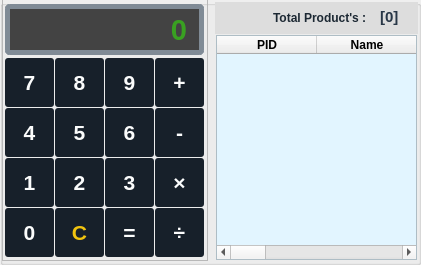
        <widget class="QGroupBox" name="groupBox_6">
         <property name="geometry">
          <rect>
           <x>380</x>
           <y>90</y>
           <width>421</width>
           <height>265</height>
          </rect>
         </property>
         <property name="title">
          <string/>
         </property>
         <widget class="QTableWidget" name="Product_Cart_tableWidget">
          <property name="geometry">
           <rect>
            <x>216</x>
            <y>35</y>
            <width>201</width>
            <height>225</height>
           </rect>
          </property>
          <property name="styleSheet">
           <string notr="true">QTableWidget#Product_Cart_tableWidget{
background-color: rgb(226, 245, 255);
}</string>
          </property>
          <property name="rowCount">
           <number>0</number>
          </property>
          <column>
           <property name="text">
            <string>PID</string>
           </property>
           <property name="font">
            <font>
             <weight>75</weight>
             <bold>true</bold>
            </font>
           </property>
           <property name="textAlignment">
            <set>AlignCenter</set>
           </property>
          </column>
          <column>
           <property name="text">
            <string>Name</string>
           </property>
           <property name="font">
            <font>
             <weight>75</weight>
             <bold>true</bold>
            </font>
           </property>
           <property name="textAlignment">
            <set>AlignCenter</set>
           </property>
          </column>
          <column>
           <property name="text">
            <string>Price</string>
           </property>
           <property name="font">
            <font>
             <weight>75</weight>
             <bold>true</bold>
            </font>
           </property>
           <property name="textAlignment">
            <set>AlignCenter</set>
           </property>
          </column>
          <column>
           <property name="text">
            <string>QTY</string>
           </property>
           <property name="font">
            <font>
             <weight>75</weight>
             <bold>true</bold>
            </font>
           </property>
           <property name="textAlignment">
            <set>AlignCenter</set>
           </property>
          </column>
          <column>
           <property name="text">
            <string>Status</string>
           </property>
           <property name="font">
            <font>
             <weight>75</weight>
             <bold>true</bold>
            </font>
           </property>
           <property name="textAlignment">
            <set>AlignCenter</set>
           </property>
          </column>
         </widget>
         <widget class="QLabel" name="label_41">
          <property name="geometry">
           <rect>
            <x>215</x>
            <y>2</y>
            <width>203</width>
            <height>32</height>
           </rect>
          </property>
          <property name="font">
           <font>
            <pointsize>10</pointsize>
            <weight>75</weight>
            <bold>true</bold>
           </font>
          </property>
          <property name="styleSheet">
           <string notr="true">background-color: #dddddd;
color: rgb(255, 255, 255);
</string>
          </property>
          <property name="text">
           <string/>
          </property>
          <property name="textFormat">
           <enum>Qt::PlainText</enum>
          </property>
          <property name="margin">
           <number>0</number>
          </property>
          <property name="indent">
           <number>5</number>
          </property>
          <property name="openExternalLinks">
           <bool>false</bool>
          </property>
         </widget>
         <widget class="QFrame" name="frame_18">
          <property name="geometry">
           <rect>
            <x>2</x>
            <y>-2</y>
            <width>206</width>
            <height>263</height>
           </rect>
          </property>
          <property name="styleSheet">
           <string notr="true"/>
          </property>
          <property name="frameShape">
           <enum>QFrame::StyledPanel</enum>
          </property>
          <property name="frameShadow">
           <enum>QFrame::Raised</enum>
          </property>
          <widget class="QLineEdit" name="Calc_Input">
           <property name="geometry">
            <rect>
             <x>3</x>
             <y>6</y>
             <width>199</width>
             <height>51</height>
            </rect>
           </property>
           <property name="font">
            <font>
             <pointsize>22</pointsize>
             <weight>75</weight>
             <bold>true</bold>
            </font>
           </property>
           <property name="layoutDirection">
            <enum>Qt::LeftToRight</enum>
           </property>
           <property name="styleSheet">
            <string notr="true">background-color: rgb(67, 67, 67);
color: rgb(47, 255, 0);
border-radius:5px;
padding-right:10px;
border:5px solid rgb(128, 139, 150) ;</string>
           </property>
           <property name="maxLength">
            <number>9</number>
           </property>
           <property name="cursorPosition">
            <number>0</number>
           </property>
           <property name="alignment">
            <set>Qt::AlignRight|Qt::AlignTrailing|Qt::AlignVCenter</set>
           </property>
           <property name="placeholderText">
            <string>0</string>
           </property>
          </widget>
          <widget class="QPushButton" name="Calc_Plus_Btn">
           <property name="geometry">
            <rect>
             <x>153</x>
             <y>60</y>
             <width>49</width>
             <height>49</height>
            </rect>
           </property>
           <property name="font">
            <font>
             <pointsize>16</pointsize>
             <weight>75</weight>
             <bold>true</bold>
            </font>
           </property>
           <property name="cursor">
            <cursorShape>ArrowCursor</cursorShape>
           </property>
           <property name="styleSheet">
            <string notr="true">QPushButton{
  background-color: rgb(23, 32, 42);
  color: rgb(251, 252, 252);
  border-radius:3px;
}
QPushButton::pressed{
	padding-left:2px;
	padding-top: 3px;
	background-color: rgb(33, 47, 61);
}</string>
           </property>
           <property name="text">
            <string>+</string>
           </property>
          </widget>
          <widget class="QPushButton" name="Calc_9_Btn">
           <property name="geometry">
            <rect>
             <x>103</x>
             <y>60</y>
             <width>49</width>
             <height>49</height>
            </rect>
           </property>
           <property name="font">
            <font>
             <pointsize>16</pointsize>
             <weight>75</weight>
             <bold>true</bold>
            </font>
           </property>
           <property name="cursor">
            <cursorShape>ArrowCursor</cursorShape>
           </property>
           <property name="styleSheet">
            <string notr="true">QPushButton{
  background-color: rgb(23, 32, 42);
  color: rgb(251, 252, 252);
  border-radius:3px;
}
QPushButton::pressed{
	padding-left:2px;
	padding-top: 3px;
	background-color: rgb(33, 47, 61);
}</string>
           </property>
           <property name="text">
            <string>9</string>
           </property>
          </widget>
          <widget class="QPushButton" name="Calc_7_Btn">
           <property name="geometry">
            <rect>
             <x>3</x>
             <y>60</y>
             <width>49</width>
             <height>49</height>
            </rect>
           </property>
           <property name="font">
            <font>
             <pointsize>16</pointsize>
             <weight>75</weight>
             <bold>true</bold>
            </font>
           </property>
           <property name="cursor">
            <cursorShape>ArrowCursor</cursorShape>
           </property>
           <property name="styleSheet">
            <string notr="true">QPushButton{
  background-color: rgb(23, 32, 42);
  color: rgb(251, 252, 252);
  border-radius:3px;
}
QPushButton::pressed{
	padding-left:2px;
	padding-top: 3px;
	background-color: rgb(33, 47, 61);
}</string>
           </property>
           <property name="text">
            <string>7</string>
           </property>
          </widget>
          <widget class="QPushButton" name="Calc_8_Btn">
           <property name="geometry">
            <rect>
             <x>53</x>
             <y>60</y>
             <width>49</width>
             <height>49</height>
            </rect>
           </property>
           <property name="font">
            <font>
             <pointsize>16</pointsize>
             <weight>75</weight>
             <bold>true</bold>
            </font>
           </property>
           <property name="cursor">
            <cursorShape>ArrowCursor</cursorShape>
           </property>
           <property name="styleSheet">
            <string notr="true">QPushButton{
  background-color: rgb(23, 32, 42);
  color: rgb(251, 252, 252);
  border-radius:3px;
}
QPushButton::pressed{
	padding-left:2px;
	padding-top: 3px;
	background-color: rgb(33, 47, 61);
}</string>
           </property>
           <property name="text">
            <string>8</string>
           </property>
          </widget>
          <widget class="QPushButton" name="Calc_Minus_Btn">
           <property name="geometry">
            <rect>
             <x>153</x>
             <y>110</y>
             <width>49</width>
             <height>49</height>
            </rect>
           </property>
           <property name="font">
            <font>
             <pointsize>16</pointsize>
             <weight>75</weight>
             <bold>true</bold>
            </font>
           </property>
           <property name="cursor">
            <cursorShape>ArrowCursor</cursorShape>
           </property>
           <property name="styleSheet">
            <string notr="true">QPushButton{
  background-color: rgb(23, 32, 42);
  color: rgb(251, 252, 252);
  border-radius:3px;
}
QPushButton::pressed{
	padding-left:2px;
	padding-top: 3px;
	background-color: rgb(33, 47, 61);
}</string>
           </property>
           <property name="text">
            <string>-</string>
           </property>
          </widget>
          <widget class="QPushButton" name="Calc_6_Btn">
           <property name="geometry">
            <rect>
             <x>103</x>
             <y>110</y>
             <width>49</width>
             <height>49</height>
            </rect>
           </property>
           <property name="font">
            <font>
             <pointsize>16</pointsize>
             <weight>75</weight>
             <bold>true</bold>
            </font>
           </property>
           <property name="cursor">
            <cursorShape>ArrowCursor</cursorShape>
           </property>
           <property name="styleSheet">
            <string notr="true">QPushButton{
  background-color: rgb(23, 32, 42);
  color: rgb(251, 252, 252);
  border-radius:3px;
}
QPushButton::pressed{
	padding-left:2px;
	padding-top: 3px;
	background-color: rgb(33, 47, 61);
}</string>
           </property>
           <property name="text">
            <string>6</string>
           </property>
          </widget>
          <widget class="QPushButton" name="Calc_5_Btn">
           <property name="geometry">
            <rect>
             <x>53</x>
             <y>110</y>
             <width>49</width>
             <height>49</height>
            </rect>
           </property>
           <property name="font">
            <font>
             <pointsize>16</pointsize>
             <weight>75</weight>
             <bold>true</bold>
            </font>
           </property>
           <property name="cursor">
            <cursorShape>ArrowCursor</cursorShape>
           </property>
           <property name="styleSheet">
            <string notr="true">QPushButton{
  background-color: rgb(23, 32, 42);
  color: rgb(251, 252, 252);
  border-radius:3px;
}
QPushButton::pressed{
	padding-left:2px;
	padding-top: 3px;
	background-color: rgb(33, 47, 61);
}</string>
           </property>
           <property name="text">
            <string>5</string>
           </property>
          </widget>
          <widget class="QPushButton" name="Calc_4_Btn">
           <property name="geometry">
            <rect>
             <x>3</x>
             <y>110</y>
             <width>49</width>
             <height>49</height>
            </rect>
           </property>
           <property name="font">
            <font>
             <pointsize>16</pointsize>
             <weight>75</weight>
             <bold>true</bold>
            </font>
           </property>
           <property name="cursor">
            <cursorShape>ArrowCursor</cursorShape>
           </property>
           <property name="styleSheet">
            <string notr="true">QPushButton{
  background-color: rgb(23, 32, 42);
  color: rgb(251, 252, 252);
  border-radius:3px;
}
QPushButton::pressed{
	padding-left:2px;
	padding-top: 3px;
	background-color: rgb(33, 47, 61);
}</string>
           </property>
           <property name="text">
            <string>4</string>
           </property>
          </widget>
          <widget class="QPushButton" name="Calc_1_Btn">
           <property name="geometry">
            <rect>
             <x>3</x>
             <y>160</y>
             <width>49</width>
             <height>49</height>
            </rect>
           </property>
           <property name="font">
            <font>
             <pointsize>16</pointsize>
             <weight>75</weight>
             <bold>true</bold>
            </font>
           </property>
           <property name="cursor">
            <cursorShape>ArrowCursor</cursorShape>
           </property>
           <property name="styleSheet">
            <string notr="true">QPushButton{
  background-color: rgb(23, 32, 42);
  color: rgb(251, 252, 252);
  border-radius:3px;
}
QPushButton::pressed{
	padding-left:2px;
	padding-top: 3px;
	background-color: rgb(33, 47, 61);
}</string>
           </property>
           <property name="text">
            <string>1</string>
           </property>
          </widget>
          <widget class="QPushButton" name="Calc_2_Btn">
           <property name="geometry">
            <rect>
             <x>53</x>
             <y>160</y>
             <width>49</width>
             <height>49</height>
            </rect>
           </property>
           <property name="font">
            <font>
             <pointsize>16</pointsize>
             <weight>75</weight>
             <bold>true</bold>
            </font>
           </property>
           <property name="cursor">
            <cursorShape>ArrowCursor</cursorShape>
           </property>
           <property name="styleSheet">
            <string notr="true">QPushButton{
  background-color: rgb(23, 32, 42);
  color: rgb(251, 252, 252);
  border-radius:3px;
}
QPushButton::pressed{
	padding-left:2px;
	padding-top: 3px;
	background-color: rgb(33, 47, 61);
}</string>
           </property>
           <property name="text">
            <string>2</string>
           </property>
          </widget>
          <widget class="QPushButton" name="Calc_Multiplied_Btn">
           <property name="geometry">
            <rect>
             <x>153</x>
             <y>160</y>
             <width>49</width>
             <height>49</height>
            </rect>
           </property>
           <property name="font">
            <font>
             <pointsize>16</pointsize>
             <weight>75</weight>
             <bold>true</bold>
            </font>
           </property>
           <property name="cursor">
            <cursorShape>ArrowCursor</cursorShape>
           </property>
           <property name="styleSheet">
            <string notr="true">QPushButton{
  background-color: rgb(23, 32, 42);
  color: rgb(251, 252, 252);
  border-radius:3px;
}
QPushButton::pressed{
	padding-left:2px;
	padding-top: 3px;
	background-color: rgb(33, 47, 61);
}</string>
           </property>
           <property name="text">
            <string>×</string>
           </property>
          </widget>
          <widget class="QPushButton" name="Calc_3_Btn">
           <property name="geometry">
            <rect>
             <x>103</x>
             <y>160</y>
             <width>49</width>
             <height>49</height>
            </rect>
           </property>
           <property name="font">
            <font>
             <pointsize>16</pointsize>
             <weight>75</weight>
             <bold>true</bold>
            </font>
           </property>
           <property name="cursor">
            <cursorShape>ArrowCursor</cursorShape>
           </property>
           <property name="styleSheet">
            <string notr="true">QPushButton{
  background-color: rgb(23, 32, 42);
  color: rgb(251, 252, 252);
  border-radius:3px;
}
QPushButton::pressed{
	padding-left:2px;
	padding-top: 3px;
	background-color: rgb(33, 47, 61);
}</string>
           </property>
           <property name="text">
            <string>3</string>
           </property>
          </widget>
          <widget class="QPushButton" name="Calc_0_Btn">
           <property name="geometry">
            <rect>
             <x>3</x>
             <y>210</y>
             <width>49</width>
             <height>49</height>
            </rect>
           </property>
           <property name="font">
            <font>
             <pointsize>16</pointsize>
             <weight>75</weight>
             <bold>true</bold>
            </font>
           </property>
           <property name="cursor">
            <cursorShape>ArrowCursor</cursorShape>
           </property>
           <property name="styleSheet">
            <string notr="true">QPushButton{
  background-color: rgb(23, 32, 42);
  color: rgb(251, 252, 252);
  border-radius:3px;
}
QPushButton::pressed{
	padding-left:2px;
	padding-top: 3px;
	background-color: rgb(33, 47, 61);
}</string>
           </property>
           <property name="text">
            <string>0</string>
           </property>
          </widget>
          <widget class="QPushButton" name="Calc_C_Btn">
           <property name="geometry">
            <rect>
             <x>53</x>
             <y>210</y>
             <width>49</width>
             <height>49</height>
            </rect>
           </property>
           <property name="font">
            <font>
             <pointsize>16</pointsize>
             <weight>75</weight>
             <bold>true</bold>
            </font>
           </property>
           <property name="cursor">
            <cursorShape>ArrowCursor</cursorShape>
           </property>
           <property name="styleSheet">
            <string notr="true">QPushButton{
  background-color: rgb(23, 32, 42);
  color: rgb(241, 196, 15);
  border-radius:3px;
}
QPushButton::pressed{
	padding-left:2px;
	padding-top: 3px;
	background-color: rgb(33, 47, 61);
}</string>
           </property>
           <property name="text">
            <string>C</string>
           </property>
          </widget>
          <widget class="QPushButton" name="Calc_Equals_Btn">
           <property name="geometry">
            <rect>
             <x>103</x>
             <y>210</y>
             <width>49</width>
             <height>49</height>
            </rect>
           </property>
           <property name="font">
            <font>
             <pointsize>16</pointsize>
             <weight>75</weight>
             <bold>true</bold>
            </font>
           </property>
           <property name="cursor">
            <cursorShape>ArrowCursor</cursorShape>
           </property>
           <property name="styleSheet">
            <string notr="true">QPushButton{
  background-color: rgb(23, 32, 42);
  color: rgb(251, 252, 252);
  border-radius:3px;
}
QPushButton::pressed{
	padding-left:2px;
	padding-top: 3px;
	background-color: rgb(33, 47, 61);
}</string>
           </property>
           <property name="text">
            <string>=</string>
           </property>
          </widget>
          <widget class="QPushButton" name="Calc_Divided_Btn">
           <property name="geometry">
            <rect>
             <x>153</x>
             <y>210</y>
             <width>49</width>
             <height>49</height>
            </rect>
           </property>
           <property name="font">
            <font>
             <pointsize>16</pointsize>
             <weight>75</weight>
             <bold>true</bold>
            </font>
           </property>
           <property name="cursor">
            <cursorShape>ArrowCursor</cursorShape>
           </property>
           <property name="styleSheet">
            <string notr="true">QPushButton{
  background-color: rgb(23, 32, 42);
  color: rgb(251, 252, 252);
  border-radius:3px;
}
QPushButton::pressed{
	padding-left:2px;
	padding-top: 3px;
	background-color: rgb(33, 47, 61);
}</string>
           </property>
           <property name="text">
            <string>÷</string>
           </property>
          </widget>
         </widget>
         <widget class="QLabel" name="label_45">
          <property name="geometry">
           <rect>
            <x>273</x>
            <y>8</y>
            <width>96</width>
            <height>20</height>
           </rect>
          </property>
          <property name="font">
           <font>
            <pointsize>9</pointsize>
            <weight>75</weight>
            <bold>true</bold>
           </font>
          </property>
          <property name="styleSheet">
           <string notr="true">color: rgb(28, 40, 51);</string>
          </property>
          <property name="text">
           <string>Total Product's :</string>
          </property>
         </widget>
         <widget class="QLabel" name="Label_Total_Products">
          <property name="geometry">
           <rect>
            <x>376</x>
            <y>6</y>
            <width>31</width>
            <height>21</height>
           </rect>
          </property>
          <property name="font">
           <font>
            <pointsize>11</pointsize>
            <weight>75</weight>
            <bold>true</bold>
           </font>
          </property>
          <property name="styleSheet">
           <string notr="true">color: #283747;</string>
          </property>
          <property name="text">
           <string> [0]</string>
          </property>
         </widget>
         <widget class="QPushButton" name="pushButton">
          <property name="geometry">
           <rect>
            <x>217</x>
            <y>7</y>
            <width>41</width>
            <height>23</height>
           </rect>
          </property>
          <property name="font">
           <font>
            <pointsize>10</pointsize>
            <weight>75</weight>
            <bold>true</bold>
           </font>
          </property>
          <property name="styleSheet">
           <string notr="true">background: #dddddd;
color: rgb(255, 255, 255);
border:0;</string>
          </property>
          <property name="text">
           <string/>
          </property>
          <property name="icon">
           <iconset resource="images_rc.qrc">
            <normaloff>:/images/Images/cart.png</normaloff>:/images/Images/cart.png</iconset>
          </property>
          <property name="iconSize">
           <size>
            <width>24</width>
            <height>24</height>
           </size>
          </property>
         </widget>
        </widget>
